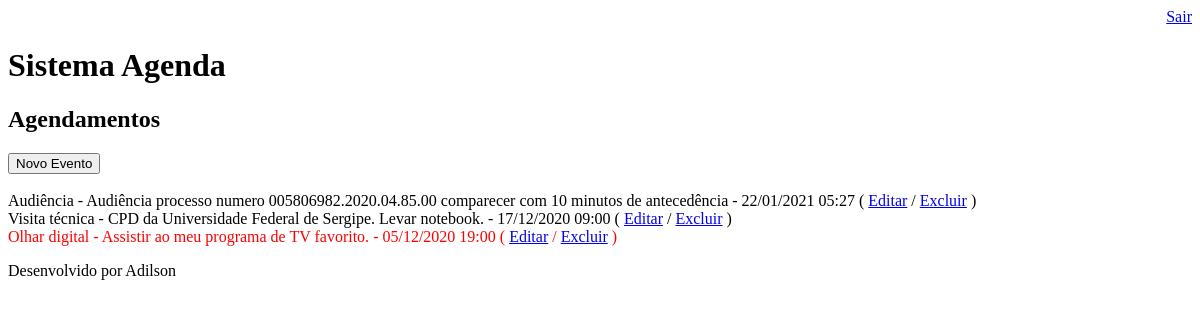
The page /agenda/ (signed in) on the database as committed earlier.
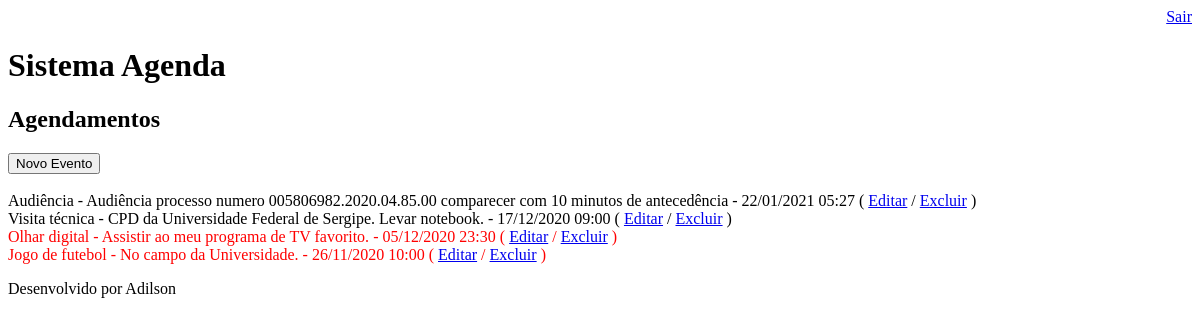
The same page on the database as committed later.
### core/models.py (models this page shows, shortened)
class Evento(models.Model):  # Criamos a classe que cria a tabela
    titulo = models.CharField(max_length=100)   # Criamos o campo titulo do tipo char  com tamaho 100
    descricao = models.TextField(blank=True, null=True) # Criamos o campo descrição do tipo podendo ser nulo (em branco)
    data_evento = models.DateTimeField(verbose_name='Data do Evento') # Criamos o campo data do evento do tipo Date
    data_criacao = models.DateTimeField(auto_now=True) # Criamos o campo data da criacao com a data corrente
    usuario = models.ForeignKey(User, on_delete=models.CASCADE)  # Se o usuario dono do evento for deletado todos os demais registros referentes a ele serao apagados
    class Meta:
        db_table = 'evento' # Obriga o banco a chamar a tabela evento e não core_evento como padrao.
    def get_data_evento(self):
        return self.data_evento.strftime('%d/%m/%Y %H:%M')
    def get_evento_atrasado(self):
        if self.data_evento < datetime.now():
            return True
        else:
            return False

### core/views.py (the view)
# urls.py: path('agenda/', views.lista_eventos),
@login_required(login_url='/login/')  # Requer login para acessar a pagina
def lista_eventos(request):
    usuario = request.user
    data_atual = datetime.now() # Pegando a data atual
    evento = Evento.objects.filter(usuario=usuario)
    dados = {'eventos': evento}
    return render(request, 'agenda.html', dados)

### templates/agenda.html
{% extends "model-page.html" %}
{% block content %}
    <h2>Agendamentos</h2>
    <a href="evento/">
        <button type="button">Novo Evento</button>
    </a><br><br>
    {% for evento in eventos %}
        <div style={% if evento.get_evento_atrasado %}
            "color:red"
            {% endif %}
            <b> {{ evento.titulo }} - {{ evento.descricao }} - {{ evento.get_data_evento }}
            ( <a href="evento/?id={{ evento.id }}">Editar</a>
            / <a href="evento/delete/{{ evento.id }}/">Excluir</a> )
            </b><br>
        </div>
    {% endfor %}
{% endblock %}

Rows that differ between the two databases and show on the page:
changed Evento "Olhar digital": get_data_evento "05/12/2020 19:00" → "05/12/2020 23:30"
added Evento: titulo "Jogo de futebol", descricao "No campo da Universidade.", get_data_evento "26/11/2020 10:00"
